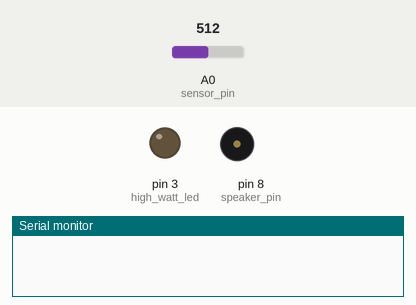
This sketch was run on a simulated Arduino Uno, built with avr-gcc and run on an emulated ATmega328P. On the bench: output pins drawn as LEDs (lit = HIGH), buzzer (waves = sounding), the last lines printed to the serial monitor. The test bench sets the inputs (shaded band); at power-on: A0 (sensor_pin) = 512.

Above: at 1.2 s.
1.3 s: A0 (sensor_pin) set to 1007
2.8 s: A0 (sensor_pin) set to 1023
At 3.5 s:
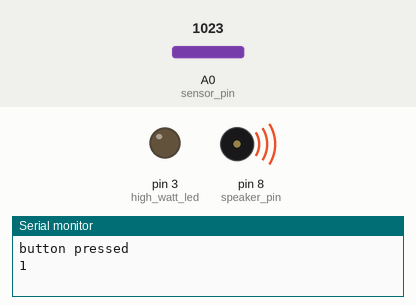
Timing chart, 0 to 6.3 s (numbered marks = the images above; inputs shaded):
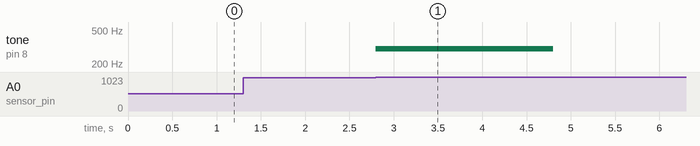

The sketch:

030319_v2.ino
```cpp
/* Key Sconce: Touch Sensor with High Watt LED + Speaker
    version 3
    03/03/19
    Emily Lin
*/

int sensor_pin = A0;
int high_watt_led = 3;
int speaker_pin = 8;

int touch_state;
int counter;

void beep_off(){
  noTone(speaker_pin);
}

//function is called only once
void beep_on(){
  tone(speaker_pin,300);
  Serial.println("beep on");
}

void setup() {
  Serial.begin(9600);
  pinMode(high_watt_led, OUTPUT);
  pinMode(speaker_pin, OUTPUT);
//  tone(speaker_pin,300);
}

void loop() {
  touch_state = analogRead(sensor_pin);

//if button is pressed
 if (touch_state == 1023){
  Serial.println("button pressed");
  counter++; // add to counter
  if(counter < 3){
    Serial.println(counter);
    tone(speaker_pin,300);
    delay(1000);
  } else {
    noTone(speaker_pin);
  }
 } else {
  counter = 0;
  noTone(speaker_pin);
 }
}
```

Measured:
- the behaviour switches between 1022 and 1023 on A0 (sensor_pin) (found by bisection; images 0 and 1)
- after the input at 1.3 s, every drawn part: stays the same
- after the input at 2.8 s, tone on pin 8 (speaker_pin): silent → 300 Hz at once, → silent 2.0 s later
